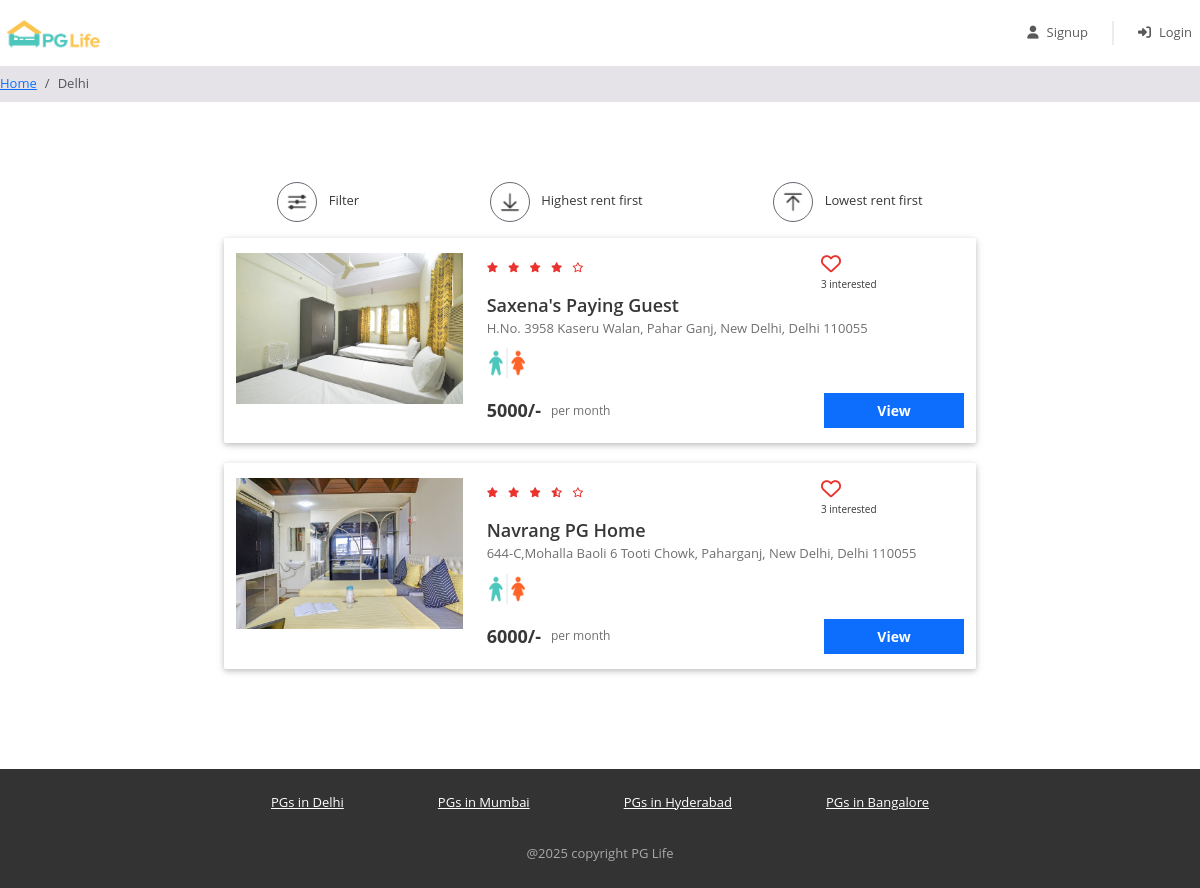
The app's page /property_list.php?city=Delhi with its own data.
### tables this page shows
CREATE TABLE `properties` (
  `id` int(11) NOT NULL,
  `city_id` int(11) NOT NULL,
  `name` varchar(100) NOT NULL,
  `address` varchar(255) NOT NULL,
  `description` longtext NOT NULL,
  `gender` enum('male','female','unisex') NOT NULL,
  `rent` int(11) NOT NULL,
  `rating_clean` float(2,1) NOT NULL,
  `rating_food` float(2,1) NOT NULL,
  `rating_safety` float(2,1) NOT NULL
);

### property_list.php (the view, shortened to what this page needs)
<?php
    require("includes/database_connect.php");
    $city_name=$_GET['city'];
    $sql_1="SELECT * FROM cities WHERE name='$city_name'";
    $result_1=mysqli_query($conn,$sql_1);
    $city=mysqli_fetch_assoc($result_1);
    $city_id=$city['id'];
    $sql_2="SELECT * FROM properties WHERE city_id=$city_id";
    $result_2=mysqli_query($conn,$sql_2);
    $properties=mysqli_fetch_all($result_2,MYSQLI_ASSOC);
    $sql_3="SELECT * FROM intrested_users_properties iup
            INNER JOIN properties p ON iup.property_id=p.id
            WHERE p.city_id=$city_id ";
    $result_3=mysqli_query($conn,$sql_3);
    $intrested_users_properties=mysqli_fetch_all($result_3,MYSQLI_ASSOC);
?>
<!DOCTYPE html>
<html lang="en">
<head>
    <?php include "includes/header_links.php"; ?>
    <link href="css/property_list.css" rel="stylesheet" />
</head>
    <?php
        include "includes/header.php";
    ?>
    <nav aria-label="breadcrumb">
        <ol class="breadcrumb py-2">
            <li class="breadcrumb-item">
                <a href="home.php">Home</a>
            </li>
            <li class="breadcrumb-item active" aria-current="page">
                <?php echo $city_name?>
            </li>
        </ol>
    </nav>
    <div class="page-container">
        <div class="filter-bar row justify-content-around">
            <div class="col-auto" data-bs-toggle="modal" data-bs-target="#filter-modal">
                <img src="img/filter.png" alt="filter" />
                <span>Filter</span>
            </div>
            <div class="col-auto">
                <img src="img/desc.png" alt="sort-desc" />
                <span>Highest rent first</span>
            </div>
            <div class="col-auto">
                <img src="img/asc.png" alt="sort-asc" />
                <span>Lowest rent first</span>
            </div>
        </div>
        <?php
            foreach($properties as $property){
                $property_images=glob("img/properties/".$property['id']."/*");
        ?>
            <div class="property-card row">
                <div class="image-container col-md-4">
                    <img src="<?= $property_images[0] ?>" />
                </div>
                <div class="content-container col-md-8">
                    <div class="row no-gutters justify-content-between property-id-<?= $property['id'] ?> ">
                        <?php
                            $total_rating=($property['rating_clean']+$property['rating_food']+$property['rating_safety'])/3;
                            $total_rating=round($total_rating,1);
                        ?>
                        <div class="star-container col-md-4" title="<?= $total_rating ?>">
                            <?php
                                for($i=0;$i<5;$i++){
                                    if($total_rating >= $i+0.8){
                            ?>          <i class="fas fa-star" ></i>
                            <?php    }
                                    elseif($total_rating >=$i+0.3){
                            ?>          <i class="fas fa-star-half-alt" ></i>
                            <?php    }
                                    else{
                            ?>          <i class="far fa-star" ></i>
                            <?php        }
                                }
                            ?>
                        </div>
                        <div class="interested-container col-md-4">
                            <?php
                                $intrested_users_count=0;
                                $is_intrested=false;
                                foreach($intrested_users_properties as $intrested_property){
                                    if($intrested_property['property_id']==$property['id']){
                                        $intrested_users_count++;
                                    }
                                }
                            if ($is_intrested) {
                            ?>
                                <i class="is-interested-image fas fa-heart" property_id="<?php echo $property['id'] ?>"></i>
                            <?php
                            } else {
                            ?>
                                <i class="is-interested-image far fa-heart" property_id="<?php echo $property['id'] ?>"></i>
                            <?php
                            }
                            ?>
                                <div class="interested-text">
                                    <span class="interested-user-count"><?= $intrested_users_count ?></span> interested
                                </div>
                            </div>
                    </div>
                    <div class="detail-container">
                        <div class="property-name">
                            <?= $property['name'] ?>
                        </div>
                        <div class="property-address">
                            <?= $property['address'] ?>
                        </div>
                        <div class="property-gender">
                            <?php
                                $gender_arr=explode(",",$property['gender']);
                                foreach($gender_arr as $gender){
                                    if($gender=='Male'){
                            ?>         <img src="img/Male.png" title="Male" alt=male>
                            <?php        }
                                    elseif($gender=='Female'){
                            ?>            <img src="img/Female.png" title="Female" alt=female>
                            <?php        }
                                    else{
                            ?>            <img src="img/unisex.png" title="Unisex" alt=unisex>
                            <?php        }
                                }
                            ?>
                        </div>
                    </div>
                    <div class="row no-gutters">
                        <div class="rent-container col-6">
                            <div class="rent"><?= $property['rent'] ?>/-</div>
                            <div class="rent-unit">per month</div>
                        </div>
                        <div class="button-container col-6">
                            <a href="property_detail.php?property_id=<?= $property['id'] ?>" class="btn btn-primary">View</a>
                        </div>
                    </div>
                </div>
            </div>
        <?php
            }
        ?>
    </div>
<?php
    include "includes/footer.php";
?>
</body>
</html>

### css/common.css (style rules this page uses)
* { box-sizing: border-box; font-family: 'Open Sans', sans-serif; }
.btn-primary, .btn-warning, .btn-danger { color: white; font-weight: bold; }
.breadcrumb { background-color: #e5e3e8; font-size: 13px; border-radius: 0px; margin-bottom: 0px; }
.page-container { max-width: 800px; padding: 80px 24px; margin: auto; }

### css/property_list.css (style rules this page uses)
.filter-bar > div { cursor: pointer; font-size: 13px; text-align: center; margin-bottom: 16px; }
.filter-bar img { width: 40px; height: 40px; border-radius: 40px; border: 1px solid #646870; padding: 6px; margin-right: 8px; }
.property-card { background-color: #ffffff; border-radius: 2px; padding: 15px 0px; margin: 0px auto 20px; box-shadow: 0 2px 5px 0 rgba(0, 0, 0, 0.16), 0 2px 10px 0 rgba(0, 0, 0, 0.12); }
.image-container { text-align: center; }
.image-container img { width: 100%; max-width: 300px; }
.star-container i { color: #EA322E; font-size: 10px; margin-right: 6px; }
.interested-container i { color: #EA322E; font-size: 20px; cursor: pointer; }
.interested-text { font-size: 10px; }
.detail-container { padding-bottom: 10px; }
.property-name { font-size: 18px; font-weight: 600; }
.property-address { color: #6f6f6f; font-size: 13px; padding-bottom: 5px; }
.property-gender img { width: 40px; }
.rent-container { display: flex; align-items: center; }
.rent { font-size: 18px; font-weight: bold; padding-right: 10px; }
.rent-unit { color: #6f6f6f; font-size: 12px; }
.button-container .btn { font-size: 14px; border-radius: 0px; width: 140px; float: right; }

### records on screen
properties: shows a picture, intrested_users_count "3", name "Saxena's Paying Guest", address "H.No. 3958 Kaseru Walan, Pahar Ganj, New Delhi, Delhi 110055", rent "5000"
properties: shows a picture, intrested_users_count "3", name "Navrang PG Home", address "644-C,Mohalla Baoli 6 Tooti Chowk, Paharganj, New Delhi, Delhi 110055", rent "6000"

### other values on screen
$city_name "Delhi"
